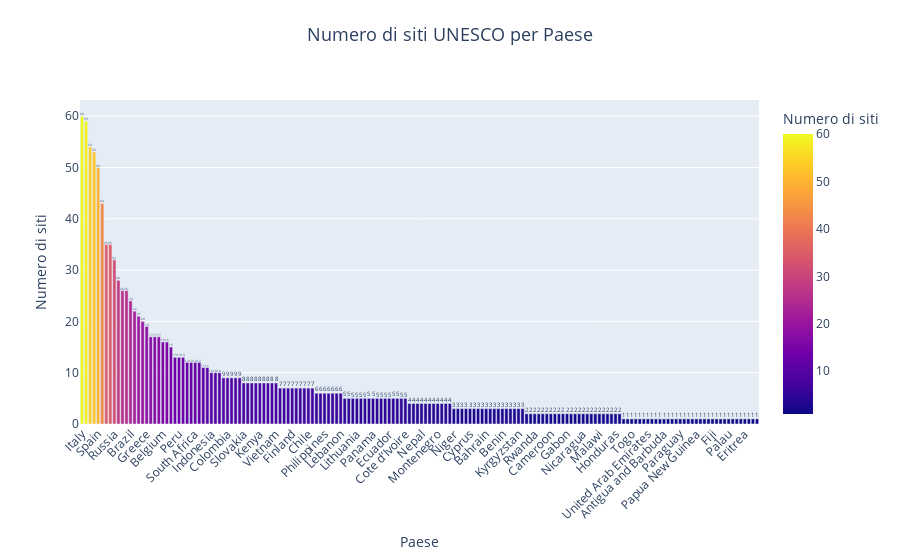

The cell this chart's notebook holds for it:
### Code cell
# Percorso del file CSV
file_path = "datasets/staticon.csv"

# Carica il dataset con il separatore corretto
df = pd.read_csv(file_path, sep=';')

# Stampa i Paesi riconosciuti da Plotly
# countries_plotly = px.data.gapminder()['country'].unique()
# print("Paesi riconosciuti da Plotly:")
# print("Numero di paesi riconosciuti da Plotly:", len(countries_plotly))
# print(countries_plotly)

# Stampa i Paesi riconosciuti dal dataset
# print("Paesi presenti nel dataset:")
# print("Numero di paesi presenti nel dataset:", len(df['Stati parti'].unique()))
# print(df['Stati parti'].unique())

country_mapping = {
    'Afganistan': 'Afghanistan',
    'Albania': 'Albania',
    'Algeria': 'Algeria',
    'Andorra': 'Andorra',
    'Angola': 'Angola',
    'Antigua e Barbuda': 'Antigua and Barbuda',
    'Argentina': 'Argentina',
    'Armenia': 'Armenia',
    'Australia': 'Australia',
    'Austria': 'Austria',
    'Azerbaigian': 'Azerbaijan',
    'Bahrein': 'Bahrain',
    'Bangladesh': 'Bangladesh',
    'Barbados': 'Barbados',
    'Bielorussia': 'Belarus',
    'Belgio': 'Belgium',
    'Belize': 'Belize',
    'Benin': 'Benin',
    'Bolivia (Stato Plurinazionale di)': 'Bolivia',
    'Bosnia ed Erzegovina': 'Bosnia and Herzegovina',
    'Botswana': 'Botswana',
    'Brasile': 'Brazil',
    'Bulgaria': 'Bulgaria',
    'Burkina Faso': 'Burkina Faso',
    'Capo Verde': 'Cape Verde',
    'Cambogia': 'Cambodia',
    'Camerun': 'Cameroon',
    'Canada': 'Canada',
    'Repubblica Centrafricana': 'Central African Republic',
    'Chad': 'Chad',
    'Chile': 'Chile',
    'Cina': 'China',
    'Colombia': 'Colombia',
    'Congo': 'Congo, Rep.',
    'Costa Rica': 'Costa Rica',
    "Costa d'Avorio": "Cote d'Ivoire",
    'Croazia': 'Croatia',
    'Cuba': 'Cuba',
    'Cipro': 'Cyprus',
    'Repubblica Ceca': 'Czech Republic',
    'Repubblica Popolare Democratica di Corea': 'North Korea',
    'Repubblica Democratica del Congo': 'Congo, Dem. Rep.',
    'Danimarca': 'Denmark',
    'La dominica': 'Dominica',
    'Repubblica Dominicana': 'Dominican Republic',
    'Ecuador': 'Ecuador',
    'Egitto': 'Egypt',
    'El Salvador': 'El Salvador',
    'Eritrea': 'Eritrea',
    'Estonia': 'Estonia',
    'Etiopia': 'Ethiopia',
    'Figi': 'Fiji',
    'Finlandia': 'Finland',
    'Francia': 'France',
    'Gabon': 'Gabon',
    'Gambia': 'Gambia',
    'Georgia': 'Georgia',
    'Germania': 'Germany',
    'Ghana': 'Ghana',
    'Grecia': 'Greece',
    'Guatemala': 'Guatemala',
    'Guinea': 'Guinea',
    'Haiti': 'Haiti',
    'Santa Sede': 'Holy See',
    'Honduras': 'Honduras',
    'Ungheria': 'Hungary',
    'Islanda': 'Iceland',
    'India': 'India',
    'Indonesia': 'Indonesia',
    "Iran (Repubblica Islamica dell')": 'Iran',
    'Iraq': 'Iraq',
    'Irlanda': 'Ireland',
    'Israele': 'Israel',
    'Italia': 'Italy',
    'Giamaica': 'Jamaica',
    'Giappone': 'Japan',
    'Giordania': 'Jordan',
    'Kazakistan': 'Kazakhstan',
    'Kenia': 'Kenya',
    'Kiribati': 'Kiribati',
    'Kirghizistan': 'Kyrgyzstan',
    'Repubblica Democratica Popolare del Laos': 'Laos',
    'Lettonia': 'Latvia',
    'Libano': 'Lebanon',
    'Lesoto': 'Lesotho',
    'Libia': 'Libya',
    'Lituania': 'Lithuania',
    'Lussemburgo': 'Luxembourg',
    'Madagascar': 'Madagascar',
    'Malawi': 'Malawi',
    'Malaysia': 'Malaysia',
    'Mali': 'Mali',
    'Malta': 'Malta',
    'Isole Marshall': 'Marshall Islands',
    'Mauritania': 'Mauritania',
    'Maurizio': 'Mauritius',
    'Messico': 'Mexico',
    'Micronesia (Stati Federati di)': 'Micronesia',
    'Mongolia': 'Mongolia',
    'Montenegro': 'Montenegro',
    'Marocco': 'Morocco',
    'Mozambico': 'Mozambique',
    'Birmania': 'Myanmar',
    'La Namibia': 'Namibia',
    'Nepal': 'Nepal',
    'Paesi Bassi (Regno dei)': 'Netherlands',
    'Nuova Zelanda': 'New Zealand',
    'Nicaragua': 'Nicaragua',
    'Niger': 'Niger',
    'Nigeria': 'Nigeria',
    'Macedonia del Nord': 'North Macedonia',
    'Norvegia': 'Norway',
    'Oman': 'Oman',
    'Pakistan': 'Pakistan',
    'Palau': 'Palau',
    'Panama': 'Panama',
    'Papua Nuova Guinea': 'Papua New Guinea',
    'Il Paraguay': 'Paraguay',
    'Perù': 'Peru',
    'Filippine': 'Philippines',
    'Polonia': 'Poland',
    'Portogallo': 'Portugal',
    'Qatar': 'Qatar',
    'Repubblica di Corea': 'South Korea',
    'Repubblica di Moldavia': 'Moldova',
    'Romania': 'Romania',
    'Federazione Russa': 'Russia',
    'Ruanda': 'Rwanda',
    'Saint Kitts e Nevis': 'Saint Kitts and Nevis',
    'Santa Lucia': 'Saint Lucia',
    'San Marino': 'San Marino',
    'Arabia Saudita': 'Saudi Arabia',
    'Senegal': 'Senegal',
    'Serbia': 'Serbia',
    'Le Seychelles': 'Seychelles',
    'Singapore': 'Singapore',
    'Slovacchia': 'Slovakia',
    'Slovenia': 'Slovenia',
    'Isole Salomone': 'Solomon Islands',
    'Sudafrica': 'South Africa',
    'Spagna': 'Spain',
    'Sri Lanka': 'Sri Lanka',
    'Stato di Palestina': 'Palestine',
    'Sudan': 'Sudan',
    'Suriname': 'Suriname',
    'Svezia': 'Sweden',
    'Svizzera': 'Switzerland',
    'Repubblica araba siriana': 'Syria',
    'Tagikistan': 'Tajikistan',
    'Thailandia': 'Thailand',
    'Togo': 'Togo',
    'Tunisia': 'Tunisia',
    'Turchia': 'Turkey',
    'Turkmenistan': 'Turkmenistan',
    'Uganda': 'Uganda',
    'Ucraina': 'Ukraine',
    'Emirati Arabi Uniti': 'United Arab Emirates',
    'Regno Unito di Gran Bretagna e Irlanda del Nord': 'United Kingdom',
    'Repubblica Unita di Tanzania': 'Tanzania',
    "Stati Uniti d'America": 'United States',
    'Uruguay': 'Uruguay',
    'Uzbekistan': 'Uzbekistan',
    'Vanuatu': 'Vanuatu',
    'Venezuela (Repubblica Bolivariana del)': 'Venezuela',
    'Vietnam': 'Vietnam',
    'Yemen': 'Yemen',
    'Zambia': 'Zambia',
    'Zimbabwe': 'Zimbabwe'
}

# Verifica se ci sono Paesi nel dataset senza corrispondenza
# missing_countries = df[~df['Stati parti'].isin(country_mapping.keys())]['Stati parti'].unique()
# print("Paesi non mappati:", missing_countries)

df['Stati parti'] = df['Stati parti'].map(country_mapping)
# Stampa i nomi delle colonne per conferma
# print("Colonne disponibili nel dataset:", df.columns)

# Usa la colonna 'Stati parti' per contare i siti UNESCO per Paese
# Se la colonna 'Proprietà iscritte' è il numero di siti, somma i valori per ogni Paese
sites_by_country = df.groupby('Stati parti')['Proprietà iscritte'].sum().reset_index()

# Rinomina le colonne per chiarezza
sites_by_country.columns = ['Country', 'SiteCount']

# Creazione della mappa coropletica
fig_map = px.choropleth(
    sites_by_country,
    locations="Country",  # Nome della colonna per i Paesi
    locationmode="country names",  # Modalità: nomi dei Paesi
    color="SiteCount",  # Valore da visualizzare
    title="Numero di siti UNESCO per Paese",
    color_continuous_scale=px.colors.sequential.Plasma,
    hover_name="Country",  # Mostra il nome del Paese quando si passa sopra
    hover_data=["SiteCount"],  # Mostra anche il conteggio dei siti
)

fig_map.show()

# Creazione del grafico a barre
fig_bar = px.bar(
    sites_by_country.sort_values(by="SiteCount", ascending=False),
    x="Country",
    y="SiteCount",
    title="Numero di siti UNESCO per Paese",
    labels={"SiteCount": "Numero di siti", "Country": "Paese"},
    text="SiteCount",
    color="SiteCount",  # Colorazione in base al numero di siti
    color_continuous_scale=px.colors.sequential.Plasma  # Cambia la scala dei colori
)

# Evidenzia l'Italia in rosso
# fig_bar.update_traces(marker_color=sites_by_country['Country'].apply(
#     lambda x: 'red' if x == 'Italy' else px.colors.sequential.Plasma[0]
# ))

# Aggiungi miglioramenti estetici (rotazione delle etichette e miglioramento del layout)
fig_bar.update_layout(
    xaxis_tickangle=-45,  # Ruota le etichette sull'asse x
    xaxis_title="Paese",
    yaxis_title="Numero di siti",
    title_x=0.5,  # Centra il titolo
    title_y=0.95,  # Aggiusta la posizione del titolo
    title_font_size=18,
    showlegend=False  # Nascondi la legenda
)

fig_bar.show()

### Figure 1 — Plotly figure (JSON) as saved in the notebook; plotly's stock layout.template omitted (floating-point values rounded to 4 significant figures; data arrays with more than 128 entries replaced by an {"elided": "..."} marker saying what was removed)
{"data": [{"alignmentgroup": "True", "hovertemplate": "Paese=%{x}<br>Numero di siti=%{marker.color}<extra></extra>", "legendgroup": "", "marker": {"color": {"elided": "168 int values"}, "coloraxis": "coloraxis", "pattern": {"shape": ""}}, "name": "", "offsetgroup": "", "orientation": "v", "showlegend": false, "text": {"elided": "168 int values"}, "textposition": "auto", "type": "bar", "x": {"elided": "168 str values"}, "xaxis": "x", "y": {"elided": "168 int values"}, "yaxis": "y"}], "layout": {"barmode": "relative", "coloraxis": {"colorbar": {"title": {"text": "Numero di siti"}}, "colorscale": [[0, "#0d0887"], [0.1111, "#46039f"], [0.2222, "#7201a8"], [0.3333, "#9c179e"], [0.4444, "#bd3786"], [0.5556, "#d8576b"], [0.6667, "#ed7953"], [0.7778, "#fb9f3a"], [0.8889, "#fdca26"], [1, "#f0f921"]]}, "legend": {"tracegroupgap": 0}, "showlegend": false, "title": {"font": {"size": 18}, "text": "Numero di siti UNESCO per Paese", "x": 0.5, "y": 0.95}, "xaxis": {"anchor": "y", "domain": [0, 1], "tickangle": -45, "title": {"text": "Paese"}}, "yaxis": {"anchor": "x", "domain": [0, 1], "title": {"text": "Numero di siti"}}}}
